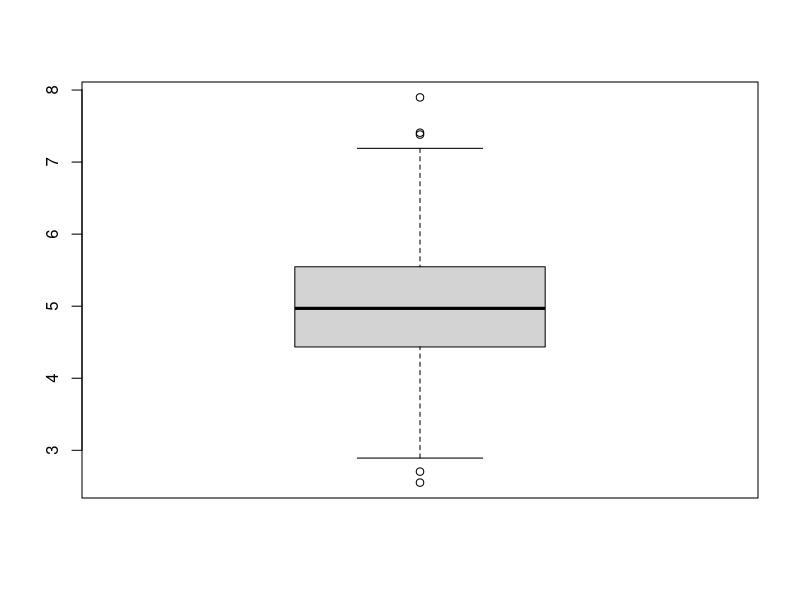

The R source for this figure:

##########################################
# Illustration of Parametric Bootstrap #
########################################

# Suppose X ~ N(mu, sigma^2) and SD(X) = sigma is the 
# parameter of interest. It is estimated by S, the sample SD.
# We will get the bootstrap distribution of S. This distribution 
# approximates the sampling distribution of S.

set.seed(1234)

# (Simulate) original data

n <- 20
x <-  rnorm(n, 10, 5)

# Get estimates based on original data

xbar <- mean(x)
s <- sd(x)

# > xbar
# [1] 8.74668
# > s
# [1] 5.069038
# > 

# Simulate one parametric resample of original sample

xstar <- rnorm(n, xbar, s)

# > xstar
 # [1]  9.426378  6.259374  6.513526 11.076356  5.230185  1.405674
 # [7] 11.660138  3.557730  8.669943  4.002321 14.334268  6.335880
# [13]  5.150501  6.205784  0.488743  2.827973 -2.304024  1.949134
# [19]  7.254893  6.385027
# > 

# Estimate sd based on resample

# > sd(xstar)
# [1] 4.012393
# > 

# Write a function to simulate one resample and compute sd

sd.star <- function(x){
	n <- length(x)
	xbar <- mean(x)
	s <- sd(x)
	xstar <- rnorm(n, xbar, s)
	sstar <- sd(xstar)
	return(sstar)
}

# Simulate bootstrap distribution of S 

nboot <- 1000
sd.boot.dist <- replicate(nboot, sd.star(x))

boxplot(sd.boot.dist)

# Bias of estimate

# > mean(sd.boot.dist) - s
# [1] -0.07288805
# > 


# SE of estimate

# > sd(sd.boot.dist)
# [1] 0.7967314
# > 

# Percentile bootstrap CI for population sd (sigma)

# > sort(sd.boot.dist)[c(25, 975)]
# [1] 3.507753 6.580463
# >

 

